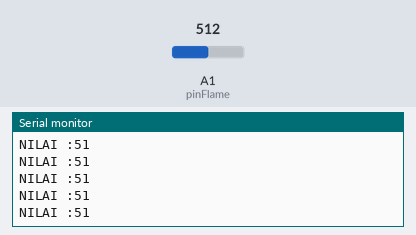
A sketch run on a simulated Arduino Uno, built with avr-gcc and run on an emulated ATmega328P. On the bench: the last lines printed to the serial monitor. Inputs (shaded band) come from the test bench; at power-on: A1 (pinFlame) = 512.

Above: at 1.2 s.
1.3 s: A1 (pinFlame) set to 918
At 2.0 s:
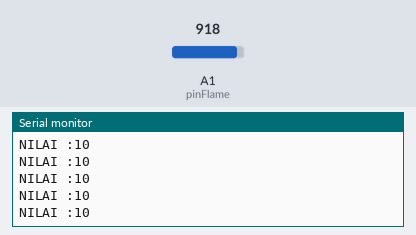
2.8 s: A1 (pinFlame) set to 942
At 3.3 s:
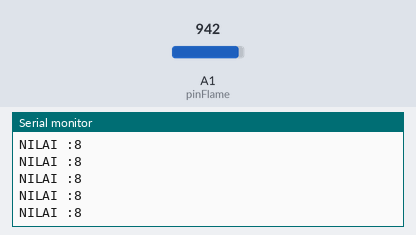
Timing chart, 0 to 5.8 s (numbered marks = the images above; inputs shaded):
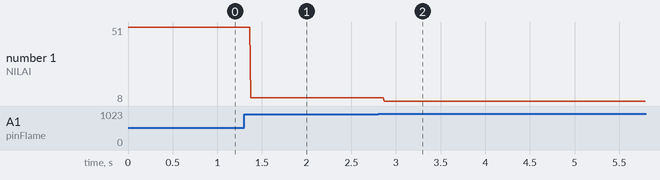

The sketch:

1_Sensor_Flame.ino
```cpp
int pinFlame=A1;


void setup() {
 Serial.begin(9600);
}

void loop() {
 //BACA DATA
 int bacaFlame=analogRead(pinFlame);
     bacaFlame=map(bacaFlame,26,1017,100,0);

//PRINT SERIAL
 Serial.print("NILAI :");
 Serial.print(bacaFlame);
 Serial.println();

//LOGIKA
// analogWrite(bacaFlame);

}
```

Measured:
- after the input at 1.3 s, the serial monitor: prints a new line after 0.07 s (image 1)
- after the input at 2.8 s, the serial monitor: prints a new line after 0.07 s (image 2)
- plotted number 1: 51 → 10 after the input at 1.3 s, 10 → 8 after the input at 2.8 s
